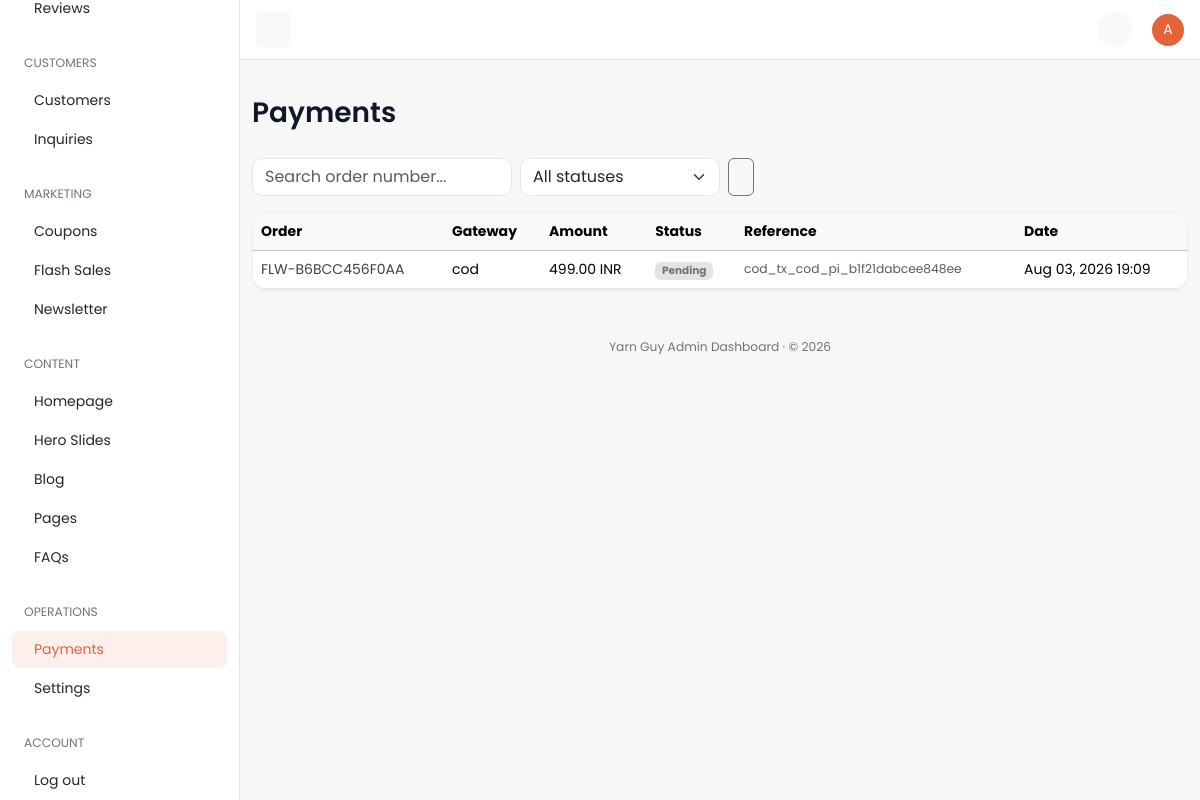
Before: /dashboard/payment/ (signed in) with the older database file.
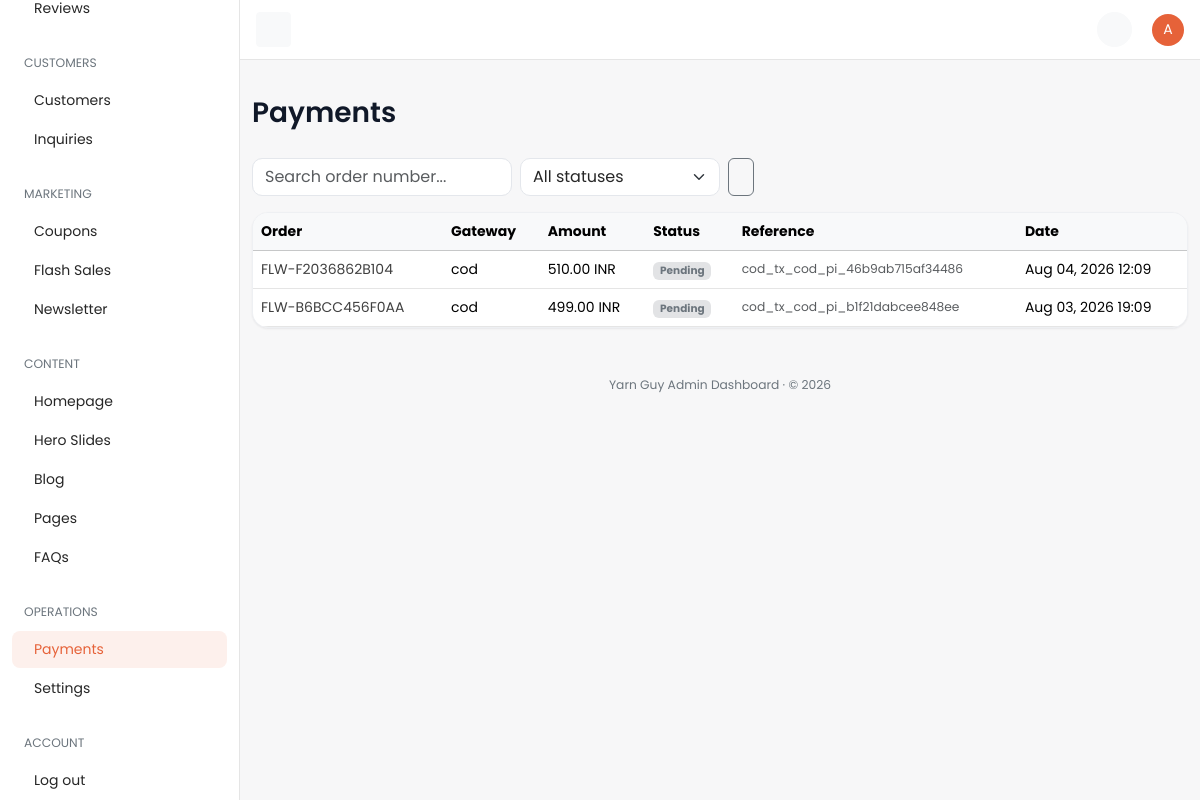
After: the same page with the newer database file.
### payments/models.py (models this page shows, shortened)
class PaymentTransaction(TimeStampedModel):
    order = models.ForeignKey(
        "orders.Order",
        on_delete=models.CASCADE,
        related_name="payment_transactions",
        verbose_name="Order",
    )
    gateway_key = models.CharField(max_length=40, db_index=True, verbose_name="Gateway key")
    amount = models.DecimalField(max_digits=12, decimal_places=2, verbose_name="Amount")
    currency = models.ForeignKey(
        "core.Currency",
        on_delete=models.PROTECT,
        related_name="payment_transactions",
        verbose_name="Currency",
    )
    status = models.CharField(
        max_length=20,
        choices=PaymentStatus.choices,
        default=PaymentStatus.PENDING,
        db_index=True,
        verbose_name="Status",
    )
    external_intent_id = models.CharField(
        max_length=120,
        blank=True,
        db_index=True,
        verbose_name="External intent ID",
    )
    external_transaction_id = models.CharField(
        max_length=120,
        blank=True,
        verbose_name="External transaction ID",
    )
    metadata = models.JSONField(default=dict, verbose_name="Metadata")
    class Meta:
        verbose_name = "Payment transaction"
        verbose_name_plural = "Payment transactions"
        indexes = [
            models.Index(fields=["order", "status"], name="pay_tx_order_status_idx"),
            models.Index(fields=["gateway_key", "status"], name="pay_tx_gateway_status_idx"),
        ]

### orders/models.py (models this page shows, shortened)
class Order(TimeStampedModel):
    customer_profile = models.ForeignKey(
        "accounts.CustomerProfile",
        on_delete=models.CASCADE,
        related_name="orders",
        null=True,
        blank=True,
        verbose_name="Customer profile",
        help_text="Owner of this order; null for guest checkout.",
    )
    cart = models.ForeignKey(
        "cart.Cart",
        on_delete=models.SET_NULL,
        null=True,
        blank=True,
        related_name="orders",
        verbose_name="Source cart",
    )
    order_number = models.CharField(
        max_length=32,
        unique=True,
        db_index=True,
        verbose_name="Order number",
        help_text="Human-readable unique order reference.",
    )
    idempotency_key = models.CharField(
        max_length=64,
        unique=True,
        null=True,
        blank=True,
        db_index=True,
        verbose_name="Idempotency key",
        help_text="Client-supplied key preventing duplicate order creation.",
    )
    order_status = models.CharField(
        max_length=20,
        choices=OrderStatus.choices,
        default=OrderStatus.PLACED,
        db_index=True,
        verbose_name="Order status",
    )
    delivery_date = models.DateField(
        null=True,
        blank=True,
        verbose_name="Delivery date",
        db_index=True,
    )
    subtotal = models.DecimalField(max_digits=12, decimal_places=2, default=0)
    coupon_discount = models.DecimalField(max_digits=12, decimal_places=2, default=0)
    delivery_charge = models.DecimalField(max_digits=12, decimal_places=2, default=0)
    total_amount = models.DecimalField(
        max_digits=12,
        decimal_places=2,
        verbose_name="Total amount",
        help_text="Order total in the customer's checkout currency.",
    )
    currency = models.ForeignKey(
        "core.Currency",
        on_delete=models.PROTECT,
        null=True,
        blank=True,
        related_name="orders",
        verbose_name="Currency",
    )
    delivery_address_snapshot = models.JSONField(
        default=dict,
        verbose_name="Delivery address snapshot",
    )
    invoice_details = models.JSONField(default=dict, verbose_name="Invoice details")
    class Meta:
        verbose_name = "Order"
        verbose_name_plural = "Orders"
        indexes = [
            models.Index(
                fields=["customer_profile", "-created_at"],
                name="ord_customer_created_idx",
            ),
            models.Index(fields=["order_status"], name="orders_order_status_idx"),
            models.Index(fields=["idempotency_key"], name="orders_idempotency_key_idx"),
        ]
        ordering = ["-created_at"]

### core/models.py (models this page shows, shortened)
class TimeStampedModel(models.Model):
    created_at = models.DateTimeField(
        auto_now_add=True,
        db_index=True,
        verbose_name="Created at",
        help_text="Timestamp when this record was first created.",
    )
    updated_at = models.DateTimeField(
        auto_now=True,
        db_index=True,
        verbose_name="Updated at",
        help_text="Timestamp when this record was last modified.",
    )
    class Meta:
        abstract = True

class Currency(TimeStampedModel):
    code = models.CharField(
        max_length=3,
        unique=True,
        db_index=True,
        verbose_name="Currency code",
        help_text="ISO 4217 currency code, e.g. QAR or USD.",
    )
    symbol = models.CharField(
        max_length=8,
        verbose_name="Symbol",
        help_text="Display symbol shown alongside prices, e.g. ر.ق or $.",
    )
    exchange_rate_to_base = models.DecimalField(
        max_digits=18,
        decimal_places=8,
        verbose_name="Exchange rate to base",
        help_text="Multiplier to convert this currency into the platform base currency.",
    )
    is_default = models.BooleanField(
        default=False,
        db_index=True,
        verbose_name="Is default",
        help_text="When True, this currency is the storefront default.",
    )
    is_active = models.BooleanField(
        default=True,
        db_index=True,
        verbose_name="Is active",
        help_text="When False, this currency is hidden/inactive on the storefront.",
    )
    class Meta:
        verbose_name = "Currency"
        verbose_name_plural = "Currencies"
        indexes = [
            models.Index(fields=["is_default"], name="core_currency_is_default_idx"),
        ]

### dashboard/views/misc.py (the view)
# urls.py: path("payment/", misc.payment_list, name="payment-list"),
@dashboard_required
@require_http_methods(["GET"])
def payment_list(request: HttpRequest) -> HttpResponse:
    qs = PaymentTransaction.objects.select_related("order", "currency").order_by("-created_at")
    status = request.GET.get("status", "").strip()
    if status:
        qs = qs.filter(status=status)
    query = request.GET.get("q", "").strip()
    if query:
        qs = qs.filter(order__order_number__icontains=query)
    paginator = Paginator(qs, 25)
    page_obj = paginator.get_page(request.GET.get("page"))
    params = request.GET.copy()
    params.pop("page", None)
    return render(
        request,
        "dashboard/payments/list.html",
        {
            "nav_section": "payments",
            "page_title": "Payments",
            "page_obj": page_obj,
            "objects": page_obj.object_list,
            "statuses": PaymentStatus.choices,
            "current_status": status,
            "search_query": query,
            "querystring": params.urlencode(),
        },
    )

### cart/selectors.py (called while the page is built)
def get_cart_for_request(*, request: HttpRequest) -> Optional[Cart]:
    if hasattr(request, _CART_CACHE_ATTR):
        return getattr(request, _CART_CACHE_ATTR)
    if not request.session.session_key:
        request.session.create()
    session_key = request.session.session_key
    cart = None
    if request.user.is_authenticated and hasattr(request.user, "customer_profile"):
        cart = (
            Cart.objects.filter(customer_profile=request.user.customer_profile)
            .select_related("currency")
            .first()
        )
    if cart is None:
        cart = (
            Cart.objects.filter(session_key=session_key)
            .select_related("currency")
            .first()
        )
    setattr(request, _CART_CACHE_ATTR, cart)
    return cart

def get_cart_item_count(*, cart: Cart | None) -> int:
    if cart is None:
        return 0
    total = CartItem.objects.filter(cart=cart).aggregate(total=Sum("quantity"))["total"]
    return int(total or 0)

def get_cart_count(*, request: HttpRequest) -> int:
    cart = get_cart_for_request(request=request)
    return get_cart_item_count(cart=cart)

### dashboard/templates/dashboard/payments/list.html (shortened to what this page needs)
{% extends "dashboard/base.html" %}
{% block page_title %}Payments{% endblock %}
{% block content %}
<div class="row">
  <div class="col-12">
    <form method="get" class="d-flex gap-2 mb-3 flex-wrap">
      <input type="text" name="q" value="{{ search_query }}" class="form-control" style="max-width: 260px;" placeholder="Search order number..." />
      <select name="status" class="form-select" style="max-width: 200px;" onchange="this.form.submit()">
        <option value="">All statuses</option>
      </select>
      <button type="submit" class="btn btn-outline-secondary"></button>
    </form>
    <div class="card table-responsive">
      <table class="table mb-0 text-nowrap table-hover align-middle">
        <thead class="table-light"><tr><th>Order</th><th>Gateway</th><th>Amount</th><th>Status</th><th>Reference</th><th>Date</th></tr></thead>
        <tbody>
          {% for pay in objects %}
          <tr>
            <td><a href="{% url 'dashboard:order-detail' pay.order_id %}">{{ pay.order.order_number }}</a></td>
            <td>{{ pay.gateway_key }}</td>
            <td>{{ pay.amount|floatformat:2 }} {{ pay.currency.code }}</td>
            <td><span class="badge bg-secondary-subtle text-secondary">{{ pay.get_status_display }}</span></td>
            <td class="small text-muted">{{ pay.external_transaction_id|default:"—" }}</td>
            <td>{{ pay.created_at|date:"M d, Y H:i" }}</td>
          </tr>
          {% empty %}<tr><td colspan="6" class="text-center text-secondary py-5">No payment transactions.</td></tr>{% endfor %}
        </tbody>
      </table>
    </div>
  </div>
</div>
{% endblock %}

Changed rows visible on the page:
added PaymentTransaction: order.order_number "FLW-F2036862B104", gateway_key "cod", amount "510.00", currency.code "INR", status "Pending", external_transaction_id "cod_tx_cod_pi_46b9ab715af34486", created_at "Aug 04, 2026 12:09"
